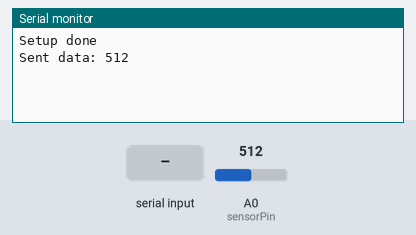
The sketch below on a simulated Arduino Uno, built with avr-gcc and run on an emulated ATmega328P. Parts: the last lines printed to the serial monitor. The test bench sets the inputs (shaded band); at power-on: A0 (sensorPin) = 512.

Above: at 1.8 s.
1.9 s: "1" received over the second serial link
At 3.0 s:
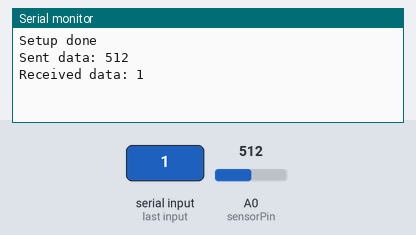
3.5 s: A0 (sensorPin) set to 716
At 4.5 s:
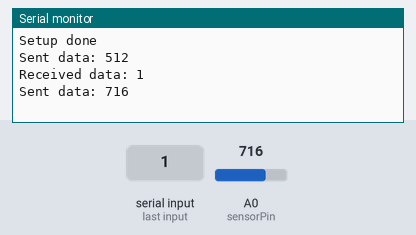
5.0 s: "0" received over the second serial link
At 5.4 s:
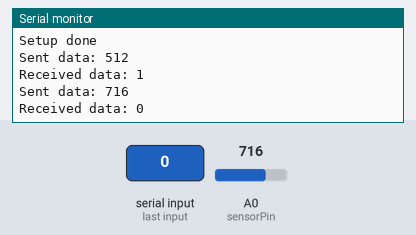
6.5 s: A0 (sensorPin) set to 900
At 8.2 s:
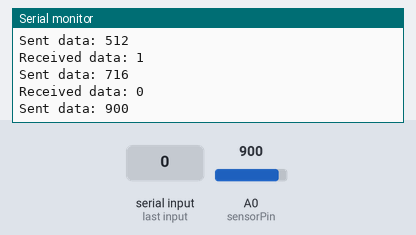

The sketch:

AnalogForHM10_BLEModule.ino
```cpp
// (licence header left out)
#include <SoftwareSerial.h>

int sensorPin = A0;    // select the input pin for the potentiometer
int sensorValue = 0;  // variable to store the value coming from the sensor
SoftwareSerial mySerial(2, 3); // RX, TX

void setup() {
  // declare the ledPin as an OUTPUT:
  Serial.begin(9600);
  mySerial.begin(9600);
  Serial.println("Setup done");
}

void loop() {
  // read the value from the sensor:
  int newSensorValue = analogRead(sensorPin);
  if (mySerial.available()){
    Serial.print("Received data: ");
    while (mySerial.available())  {
      Serial.write(mySerial.read());
    }
    Serial.println("");
  }
  //Serial.println(newSensorValue);
  if (newSensorValue!=sensorValue) {
    Serial.print("Sent data: ");
    Serial.print(newSensorValue);
    mySerial.print(newSensorValue);
    Serial.println();
  }
  sensorValue=newSensorValue;
  delay(1000);
}
```

Measured:
- after the input at 1.9 s, the serial monitor: prints a new line after 0.10 s (image 1)
- after the input at 3.5 s, the serial monitor: prints a new line after 0.50 s (image 2)
- after the input at 5.0 s, the serial monitor: prints a new line at once (image 3)
- after the input at 6.5 s, the serial monitor: prints a new line after 0.51 s (image 4)
